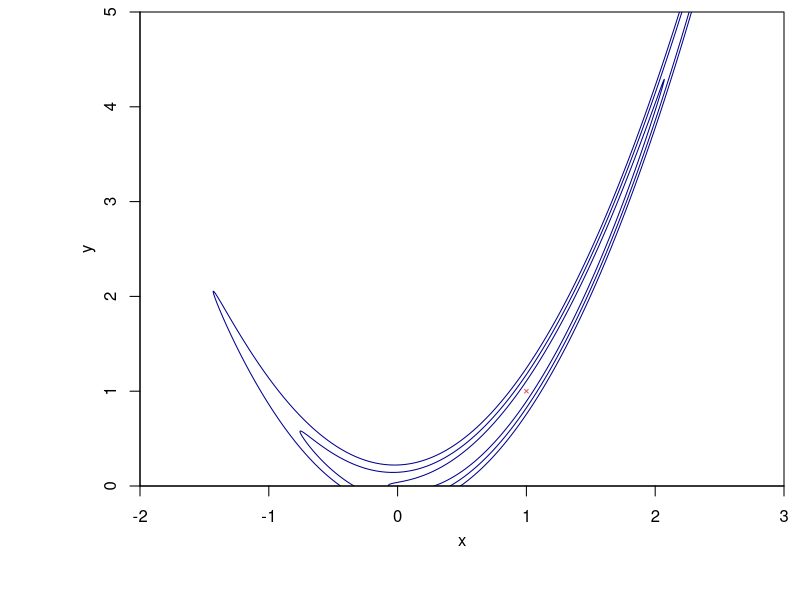
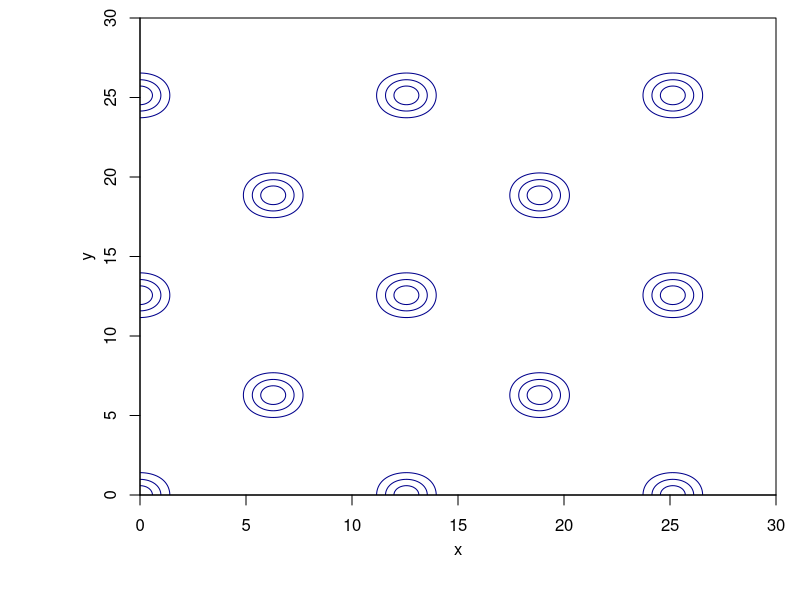
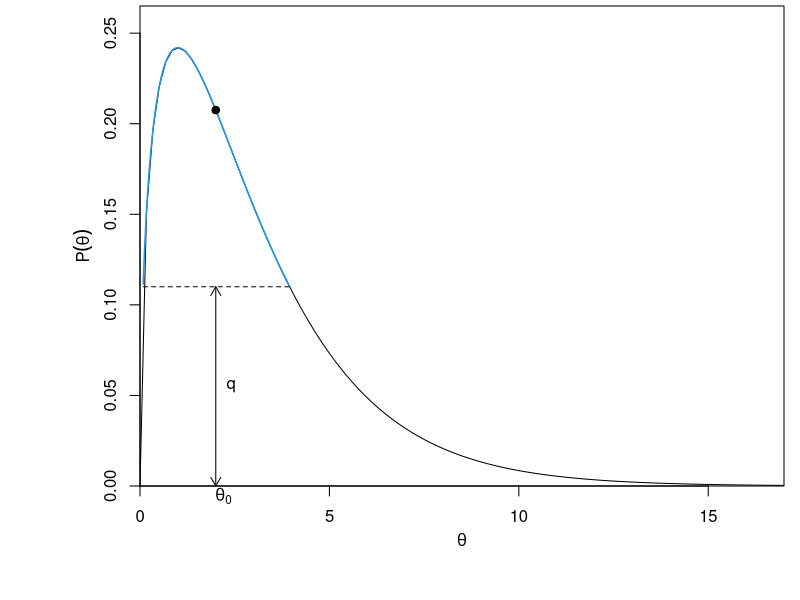
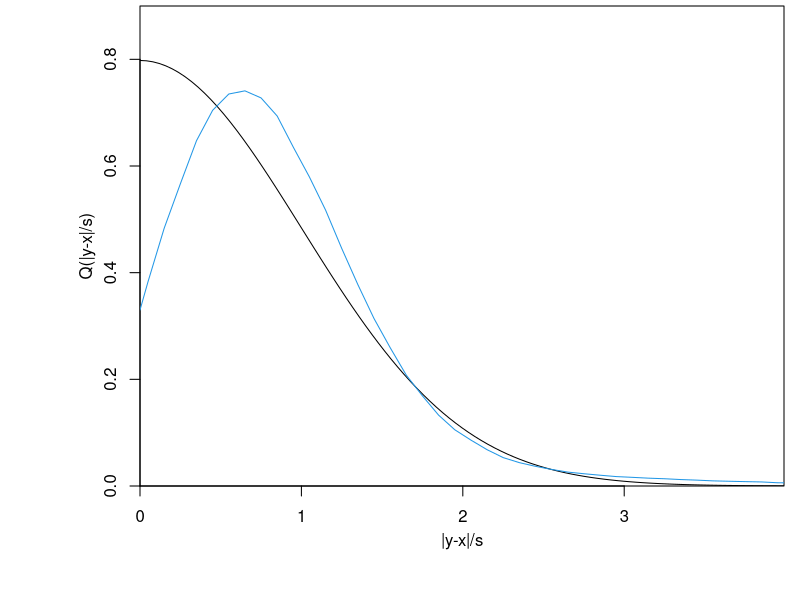
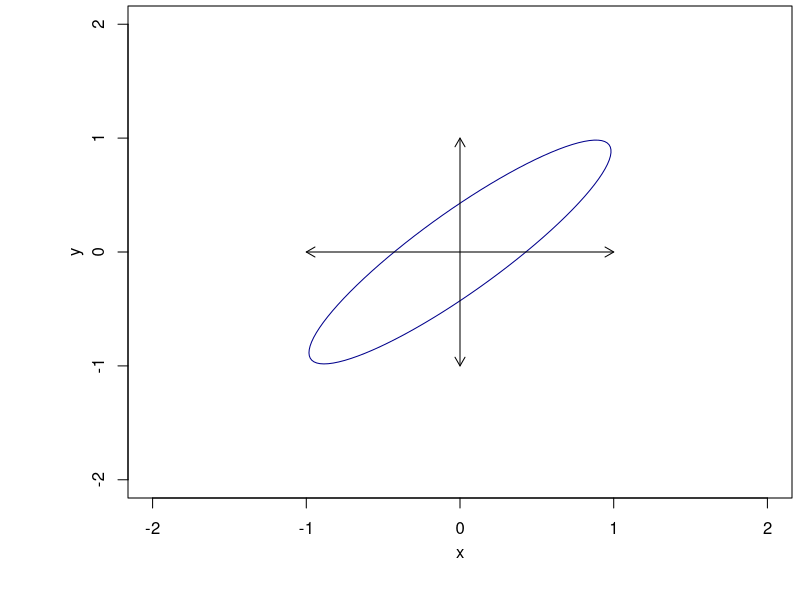
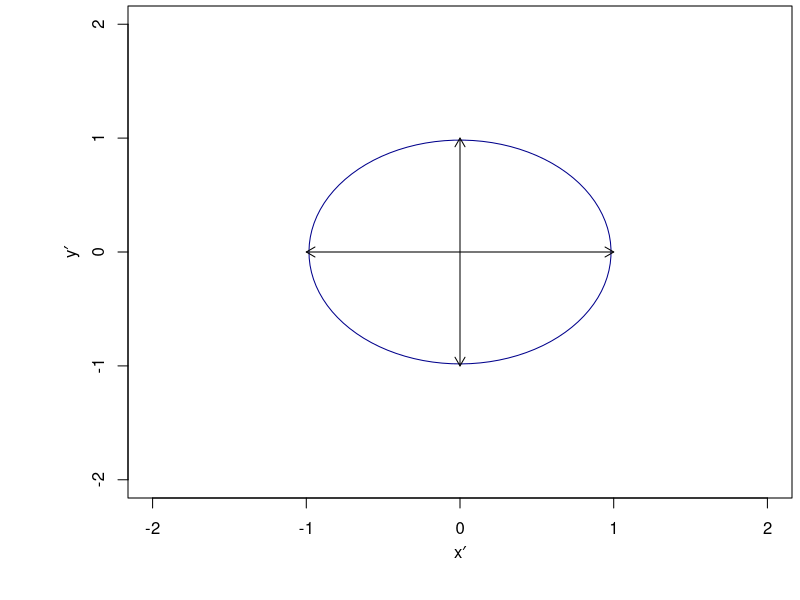
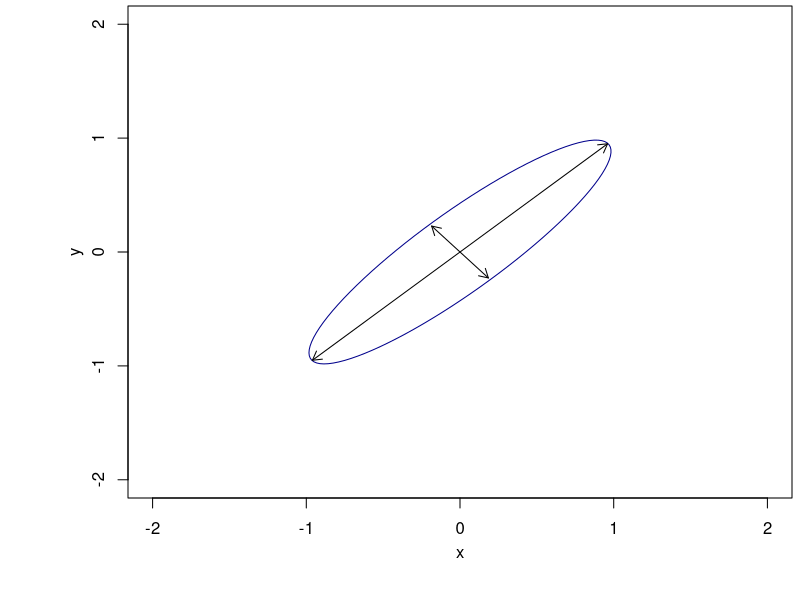

Recreate these plots in R, in order.
require(ellipse)
open.png = function(name, width=3.05, height=2.8, units='in', resolution=300, points=9, xmin=0.15,xmax=0.99,ymin=0.17,ymax=0.99,plt=c(xmin,xmax,ymin,ymax), mgp=c(2.2,1,0), pch=".", ...) {
 png(name, width=width, height=height, pointsize=points, units=units, res=resolution)
 par(plt=plt, mgp=mgp, pch=pch, ...)
}
blue.shading = c("#89BAF5", "#DEEBFA")

Rosenbrock.lnP = function(x, y, a=1.0, b=100.0) -( (a-x)^2 + b*(y-x^2)^2 )
ros = expand.grid(x=seq(-2, 3, 0.0025), y=seq(0, 5, 0.0025))
ros$z = Rosenbrock.lnP(ros$x, ros$y)

eggbox.lnP = function(x,y) (2.0 + cos(0.5*x)*cos(0.5*y))^3
egg = expand.grid(x=seq(0, 30, 0.1), y=seq(0, 30, 0.1))
egg$z = eggbox.lnP(egg$x, egg$y)

open.png('mc2_rosenbrock.png', resolution=200, height=2.5, xmin=0.175, ymin=0.19, xmax=0.98, ymax=0.98)
par(xaxs='i', yaxs='i')
contour(unique(ros$x), unique(ros$y), -2*matrix(ros$z, length(unique(ros$y))), lev=qchisq(pchisq((1:3)^2, 1), 2), col='darkblue', drawlabels=F, xlab='x', ylab='y')
points(ros[which.max(ros$z),1:2], col=2, pch=4, cex=0.5)
dev.off()

open.png('mc2_eggbox.png', resolution=200, height=2.8, xmin=0.175, ymin=0.175, xmax=0.97, ymax=0.97)
par(xaxs='i', yaxs='i')
contour(unique(egg$x), unique(egg$y), -2*matrix(egg$z-max(egg$z), length(unique(egg$y))), lev=qchisq(pchisq((1:3)^2, 1), 2), col='darkblue', drawlabels=F, xlab='x', ylab='y')
dev.off()

open.png('mc2_slice.png', resolution=200, height=2.5, xmin=0.175, ymin=0.19, xmax=0.98)
par(xaxs='i', yaxs='i')
plot(1, 1, type='n', axes=F, xlim=c(0, 17), ylim=c(0, 0.265), xlab=expression(theta), ylab=expression(P(theta)))
curve(dchisq(x,3), add=T)
xx = seq(0, 5, len=1000)
yy = dchisq(xx,3)
j = which(yy >= 0.11)
points(xx[j], yy[j], type='l', col=4, lwd=1.5)
segments(xx[j][1], 0.11, x1=xx[rev(j)][1], lty=2)
##polygon(xx, dchisq(xx,3), col=blue.shading[2], border=4)
points(2, dchisq(2,3), pch=19)
axis(1)
axis(2)
box()
mtext(expression(theta[0]), 1, at=2.2, line=0.1)
arrows(2, 0, y1=0.11, code=3, length=0.1)
text(2.4, 0.055, 'q')
dev.off()

yy = c(rexp(300000), sqrt(rchisq(600000, 2)/2))
h = hist(yy, breaks=100, plot=F)
open.png('mc2_steplength.png', resolution=200, height=2.5, xmin=0.175, ymin=0.19, xmax=0.98)
par(xaxs='i', yaxs='i')
plot(1, 1, type='n', xlim=c(0, 3.99), ylim=c(0, 0.9), xlab='|y-x|/s', ylab='Q(|y-x|/s)')
curve(2*dnorm(x), add=T)
points(c(0, h$mids), c(0.33, h$density), type='l', col=4)
dev.off()

open.png('mc2_reparam0.png', resolution=200, xmin=0.16)
plot(ellipse(0.9, lev=pchisq(0.25,1)), type='l', col='darkblue', xlab='x', ylab='y', xlim=c(-2,2), ylim=c(-2,2))
arrows(-1, 0, x1=1, length=0.1, code=3)
arrows(0, -1, y1=1, length=0.1, code=3)
dev.off()

open.png('mc2_reparam1.png', resolution=200, xmin=0.16)
plot(ellipse(0, lev=pchisq(0.25,1)), type='l', col='darkblue', xlab=expression(x*minute), ylab=expression(y*minute), xlim=c(-2,2), ylim=c(-2,2))
arrows(-1, 0, x1=1, length=0.1, code=3)
arrows(0, -1, y1=1, length=0.1, code=3)
dev.off()

open.png('mc2_reparam2.png', resolution=200, xmin=0.16)
plot(ellipse(0.9, lev=pchisq(0.25,1)), type='l', col='darkblue', xlab='x', ylab='y', xlim=c(-2,2), ylim=c(-2,2))
y = 0.96
arrows(-y, -y*0.99, x1=y, y1=y*0.99, length=0.1, code=3)
y = 0.217
arrows(y*0.85, -y*1.05, x1=-y*0.85, y1=y*1.05, length=0.1, code=3)
dev.off()
